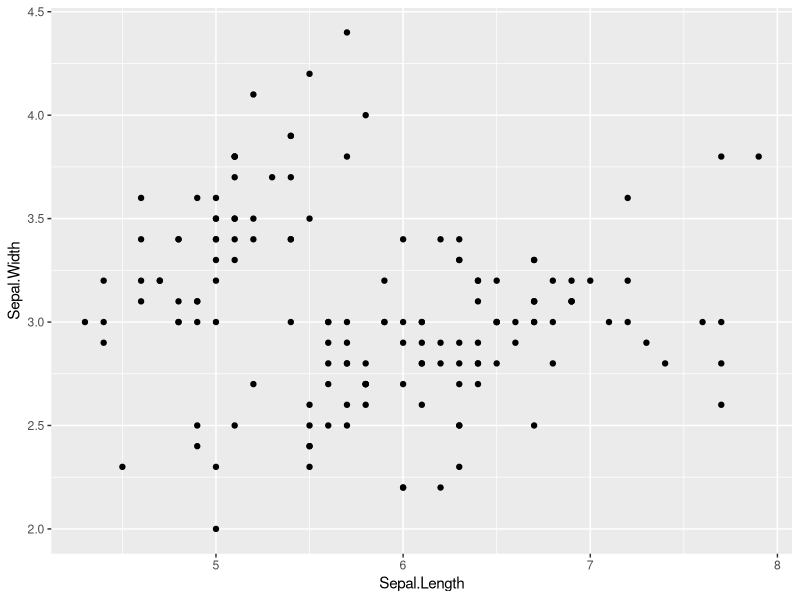
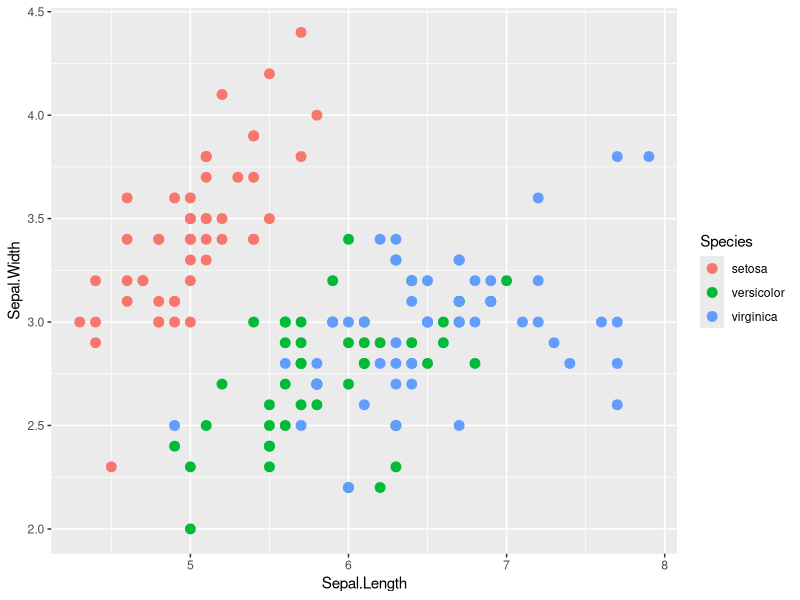
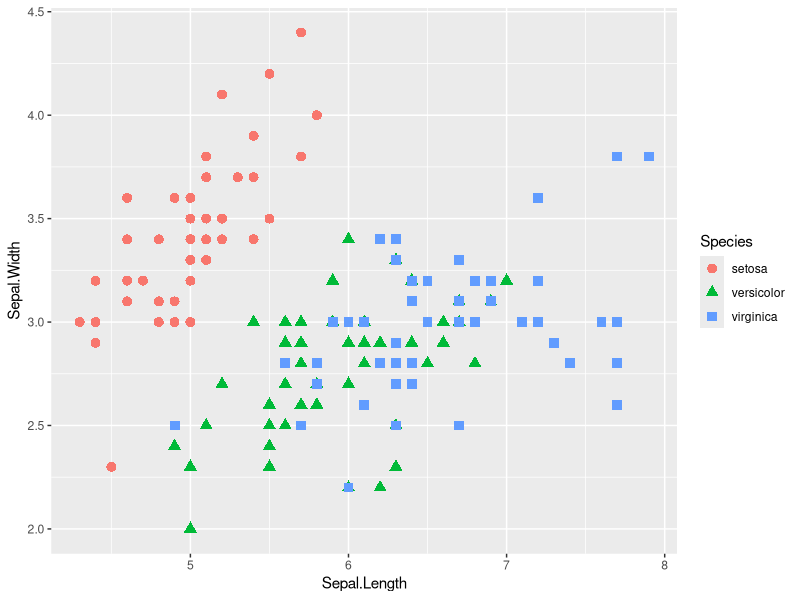
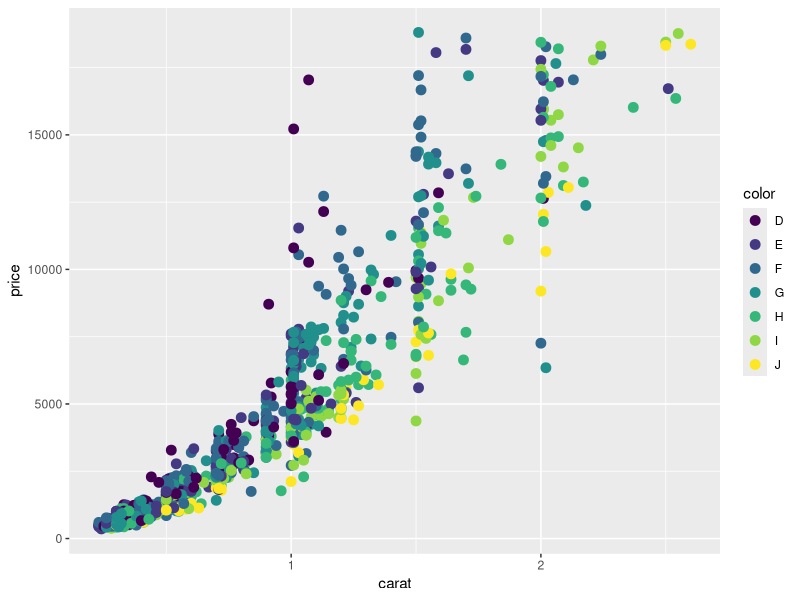
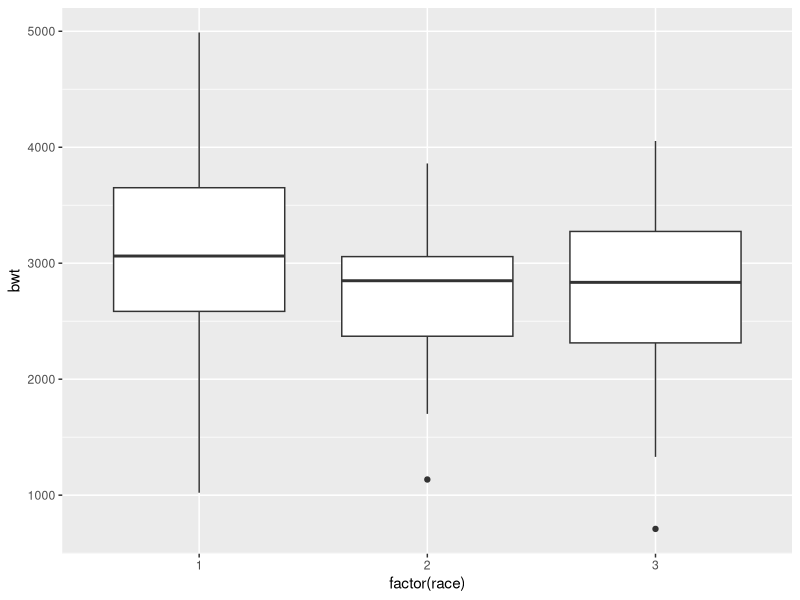
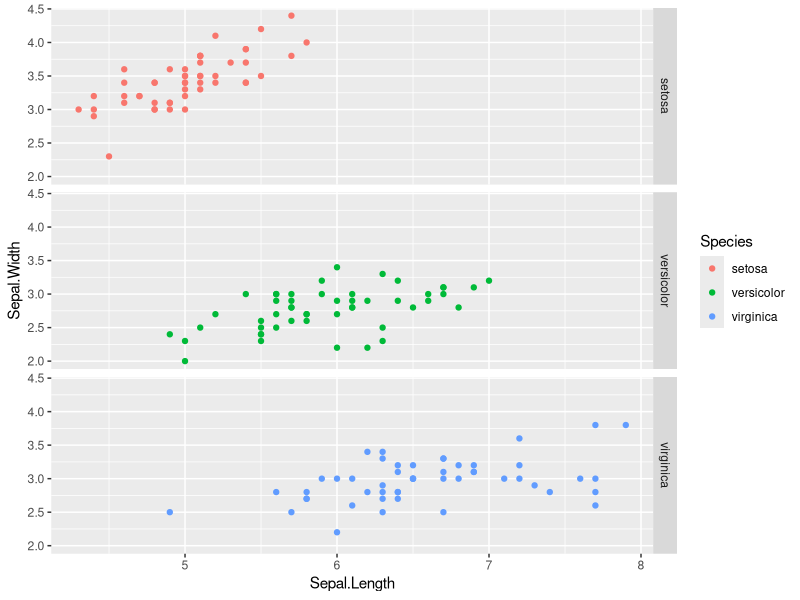
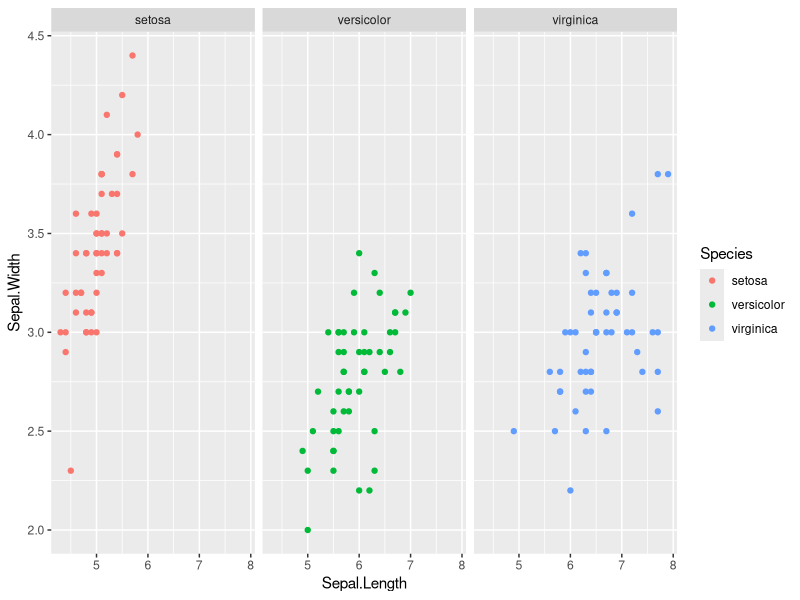
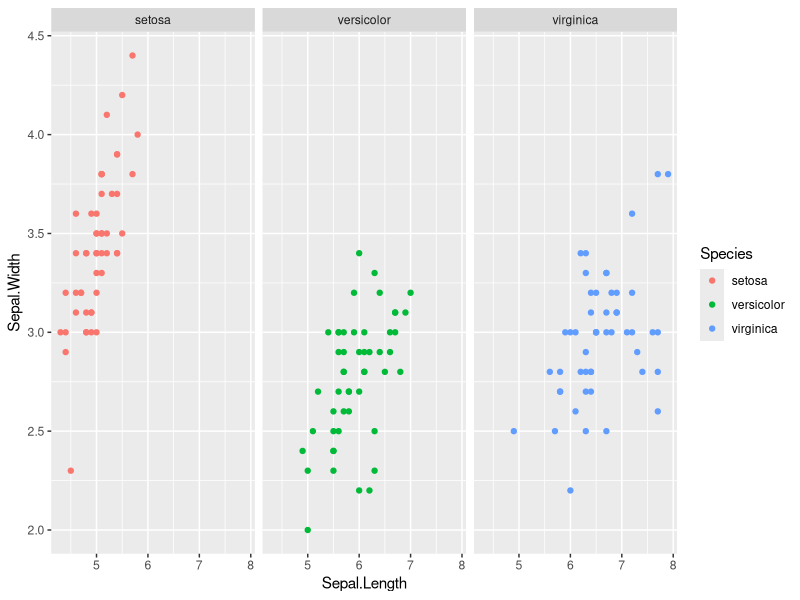

Generate these figures, in order, with R: (Note: this script raises an error after producing the figures.)
install.packages("ggplot2", dependencies=TRUE)
install.packages("plyr")
install.packages("ggthemes")
install.packages("reshape2")

library("ggplot2") #Library("<packagename>") loads the script package into memory for this R session. To use in subsequent session you must re-load packages.
library("plyr")
library("ggthemes")
library("reshape2")

#You can also use the package tab to install and load script packages. Writing in the scripting documents which packages are loaded and automatically loads the correct packages when you need to run the analyses again.

#The Grammar of ggplot
#Data (data)- for ggplot, data must be in a data.frame

head(iris) #iris is a sample dataset built into R
#for chopping up datasets, look into plyr
#for change data formats, look into reshape2

#reshape2 example with melt
iris[1:2, ]
df <- melt(iris, id.vars = "Species") #melt- transposes the dataset, into a long vs. wide format (think pivot table)
df[1:2, ]

#Aesthetics (aes)- how your data are represented visually (making it pretty)
myplot <- ggplot(data = iris, aes(x = Sepal.Length, y = Sepal.Width))
summary(myplot)

#Geometry (geom)- the geometric object in the plot
ggplot(data = iris, aes(x = Sepal.Length, y = Sepal.Width)) + geom_point()

#'myplot <-' sends the command to the console, remove when plotting to actually plot

#add options, in the following case, color to the aes and in the geom setting the size of the points
ggplot(data = iris, aes(x = Sepal.Length, y = Sepal.Width, color = Species)) + geom_point(size = 3)

#Within geom, can add aes changes; in this case, change the shape of the points based on the species
ggplot(data = iris, aes(x = Sepal.Length, y = Sepal.Width, color = Species)) + geom_point(aes(shape = Species), size = 3)

#ggplot Exercise 1- Make a plot based on a small sample of the diamonds dataset
d2 <- diamonds[sample(1:dim(diamonds)[1], 1000), ] #From the embedded 'Diamonds' data set, this command is taking a random sample of the diamonds dataset
ggplot(data = d2, aes(x = carat, y= price, color = color)) + geom_point(size = 3)

#Stats (stats)= statistical transformations and data summary

library(MASS)
ggplot(birthwt, aes(factor(race), bwt)) + geom_boxplot() 
#In aes, 'factor(<variable>)' is taking all of the values in that group and making a boxplot. Therefore, it is taking all of the values for each race and calculating the median, Q1, Q3 and outliers and displaying that data in a boxplot

myplot <- ggplot(birthwt, aes(factor(race), bwt)) + geom_boxplot() 
summary(myplot)

#Facets (facets)= Subsetting data to make lattice plots
ggplot(iris, aes(Sepal.Length, Sepal.Width, color = Species)) + 
  geom_point() + 
  facet_grid(Species ~ .)

ggplot(iris, aes(Sepal.Length, Sepal.Width, color = Species)) + 
  geom_point() + 
  facet_grid(. ~ Species)

ggplot(iris, aes(Sepal.Length, Sepal.Width, color = Species)) + 
  geom_point() + 
  facet_wrap(~ Species) #facet_wrap does not need '.'

#Scales (scales)= Control the mapping from data to aestheics; often used for color changes
aes(color = variable) #mapping to a specific variable
color = black #setting to a specific color
scale_fill_manual(values = c("color1", "color2"))

library(RColorBrewer) #color selections assistant
display.brewer.all() #displays all of the colors available

df <- melt(iris, id.vars = "Species")
ggplot(df, aes(Species, value, fill = variable)) +
  geom_bar(stat = "identity", position = "dodge") +
  scale_fill_brewer(palette = "Set1")
#for aes, you are specifying that the x-axis is species and each bar is the value of each variable
#for geom, you are setting the stat is identity and position 'dodge' makes the bars dodge each other and do not overlay each other
#for scale, you are using the brewer to use a customized color set (Set 1 from the Colorbrewer)
library(MASS)
ggplot(birthwt, aes(factor(race), bwt)) +
  geom_boxplot(width = .2) +
  scale_y_continuous(labels = (paste0(1:4, " Kg")), breaks = seq(1000, 4000, by = 1000))

#Coordinates (coord)= polar coordinate plots; not covered in training

#Histograms
h <- ggplot(faithful, aes(x = waiting))
h + geom_histogram(binwidth = 8, fill = "steelblue", colour= "black")

#Barplots
ggplot(iris, aes(Species, Sepal.Length)) +
  geom_bar(stat = "identity")
#This is incorrect, because it's stacking all of the observations in each category

#Exercise 2- Using the d2 dataset to generate a plot. Take a quick look at the data first to see if it needs to be binned.
ggplot(d2, aes(clarity, fill = cut)) + 
  geom_bar(stat="bin", position = "dodge") +
  scale_fill_brewer(palette = "Set1")
#'fill=<variable>' fills the x-axis categories with an additional subset
#'stat=<stat option>' is not always necessary, in this case, because there were not other options, ggplot would have defaulted to 'bin' which is just a count of observations

#Themes are global changes with change the overall look of the plot. Can design custom themes to reporting or journal requirements.
#There are a wide variety of themes available (excel, Stata, Wes Anderson, etc.)

#Creating functions to automate your plotting
#Example:
my_custom_plot <- function(df, title = "", ...) {
ggplot(df, ...) +
  ggtitle(title) +
  whatever_geoms() +
  theme(...)
}

#Saving your plots:
#ggsave(<path>.<extension>) to save your plots. Can add options to specify size.



